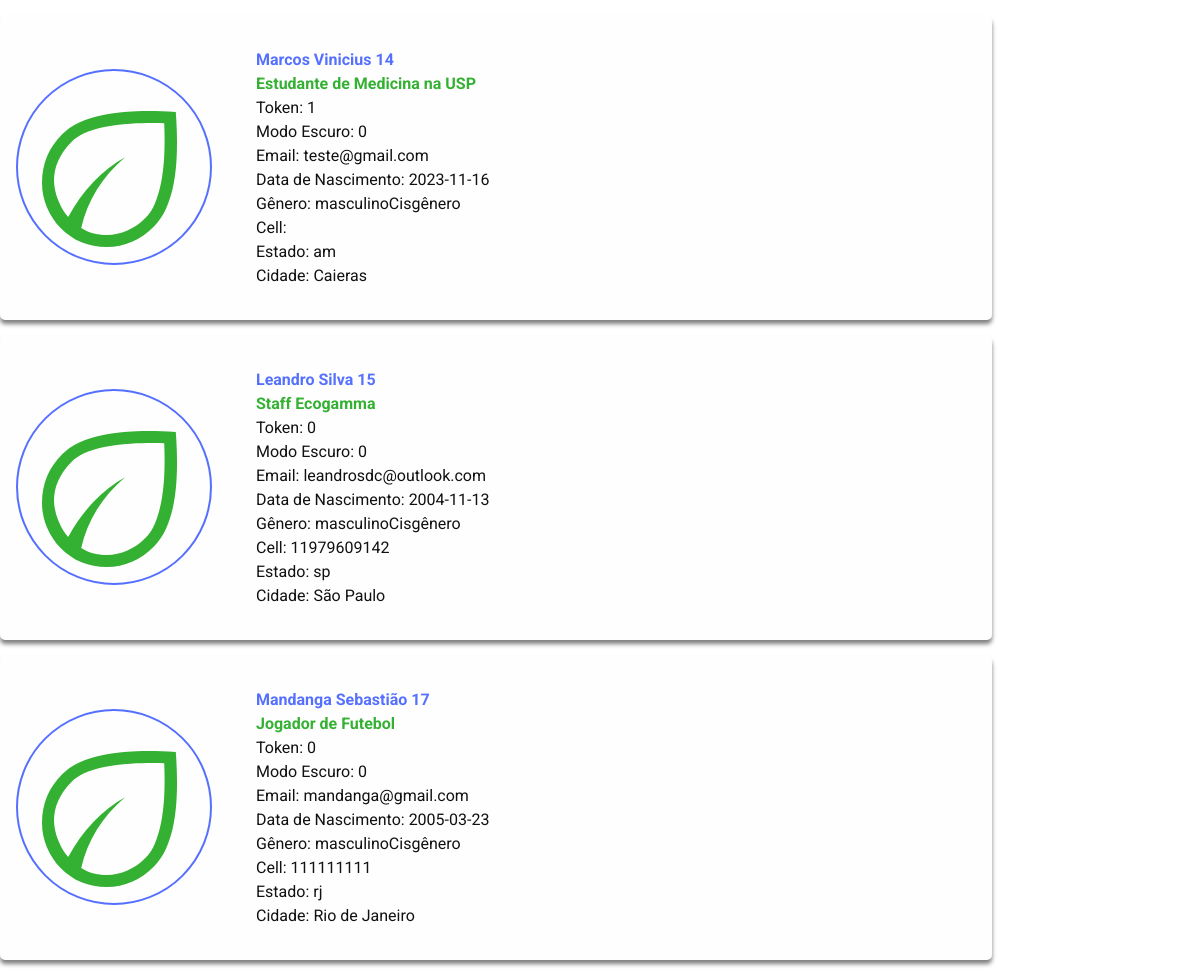
The app's page /estrutura/listaUsuarios.php (signed in) with its own data.
### tables this page shows
CREATE TABLE IF NOT EXISTS `usuarios` (
  `id` int(11) NOT NULL AUTO_INCREMENT COMMENT 'id de cada um dos user',
  `token` tinyint(1) DEFAULT '0' COMMENT 'token de adm',
  `nome` varchar(80) NOT NULL COMMENT 'nome',
  `sobrenome` varchar(80) NOT NULL COMMENT 'sobrenome',
  `email` varchar(80) NOT NULL COMMENT 'email do usuário',
  `senha` varchar(45) NOT NULL COMMENT 'senha',
  `senhaC` varchar(45) NOT NULL COMMENT 'senha confirmada',
  `dataN` date NOT NULL COMMENT 'data de nascimento',
  `genero` varchar(30) NOT NULL COMMENT 'gênero do usuário\r\n(a gente tem lgbtqi+)',
  `numero` varchar(22) NOT NULL,
  `estado` varchar(60) NOT NULL,
  `cidade` varchar(80) NOT NULL COMMENT 'cidade',
  `profissao` varchar(120) NOT NULL COMMENT 'profissão/area de atuação',
  `mdEscuro` tinyint(4) NOT NULL DEFAULT '0',
  `foto` varchar(255) NOT NULL,
  `descricao` varchar(255) NOT NULL COMMENT 'Descricao que aparece no perfil do usuário',
  `amigos` int(20) NOT NULL DEFAULT '0',
  PRIMARY KEY (`id`)
);

### estrutura/listaUsuarios.php (the view, shortened to what this page needs)
<!DOCTYPE html>
<html lang="pt-br">
<head>
    <?php include './base/linksGlobais.php' ?>
</head>
<body>
    <?php
    include './administracao/conexao.php';
    $fazLista = "SELECT id, token, nome, sobrenome, email, dataN, genero, numero, estado, cidade, profissao, mdEscuro,
    foto, descricao, amigos FROM usuarios";
    $resultadoSelectLista = mysqli_query($conn, $fazLista);
    if (mysqli_num_rows($resultadoSelectLista) > 0) {
        while ($row = mysqli_fetch_assoc($resultadoSelectLista)) {
            $idL = $row["id"];
            $tokenL = $row["token"];
            $nomeL = $row["nome"];
            $sobrenomeL = $row["sobrenome"];
            $emailL = $row["email"];
            $dataNL = $row["dataN"];
            $generoL = $row["genero"];
            $numeroL = $row["numero"];
            $estadoL = $row["estado"];
            $cidadeL = $row["cidade"];
            $fotoL = $row["foto"];
            $profissaoL = $row["profissao"];
            $mdEscuroL = $row["mdEscuro"];
            echo "<section class='container__post'>
             <div class='container__post__perfil'>
                 <div class='container__post__perfil__foto'>
                     <img src='../imagens/" . $fotoL . "' alt='Imagem do Perfil'>
                 </div>
                 <div class='container__post__perfil__dados'>
                     <p class='container__post__perfil__dados__nome nome__perfil'>" . $nomeL . " " . $sobrenomeL . " " . $idL . "</p>
                     <p class='container__post__perfil__dados__cargo cargo__perfil'>" . $profissaoL . "</p>
                     <p>Token: " . $tokenL . "</p>
                     <p>Modo Escuro: " . $mdEscuroL . "</p>
                     <p>Email: " . $emailL . "</p>
                     <p>Data de Nascimento: " . $dataNL . "</p>
                     <p>Gênero: " . $generoL . "</p>
                     <p>Cell: " . $numeroL . "</p>
                     <p>Estado: " . $estadoL . "</p>
                     <p>Cidade: " . $cidadeL . "</p>
                 </div>
             </div>
         </section>";
        }
    } else {
        echo "0 results";
    }
    ?>
</body>
</html>

### estrutura/base/linksGlobais.php (shortened to what this page needs)
<link rel="stylesheet" href="../estilos/css/reset.css">
<link rel="stylesheet" href="../estilos/css/styles.css">

### estilos/css/styles.css (style rules this page uses)
html { font-family: "Roboto"; }
p { line-height: 1.5rem; text-align: justify; color: #111111; }
.nome__perfil { color: #5570FF; font-weight: 700; }
.cargo__perfil { color: #34B132; font-weight: 700; }
.container__post, .container__post--perfil { display: flex; flex-direction: column; box-shadow: 0px 4px 4px rgba(0, 0, 0, 0.5); border-radius: 5px; padding: 1rem; width: 80vw; margin: 1rem 0rem; }
.container__post .container__post__perfil, .container__post--perfil .container__post__perfil { display: flex; align-items: center; justify-content: space-between; margin: 1rem 0rem; }
.container__post .container__post__perfil .container__post__perfil__foto, .container__post--perfil .container__post__perfil .container__post__perfil__foto { width: 20%; }
.container__post .container__post__perfil .container__post__perfil__foto img, .container__post--perfil .container__post__perfil .container__post__perfil__foto img { width: 100%; border-radius: 50%; border: 2px solid #5570FF; }
.container__post .container__post__perfil .container__post__perfil__dados, .container__post--perfil .container__post__perfil .container__post__perfil__dados { width: 60%; margin-right: 15%; }
.container__post .container__post__perfil .container__post__perfil__dados p, .container__post--perfil .container__post__perfil .container__post__perfil__dados p { text-align: left; }
.container__post { background-color: #fefefe; }

### records on screen
usuarios: foto (placeholder picture), nome "Marcos", sobrenome "Vinicius", id "14", profissao "Estudante de Medicina na USP", token "1", mdEscuro "0", email "teste@gmail.com", dataN "2023-11-16", genero "masculinoCisgênero", estado "am", cidade "Caieras"
usuarios: foto (placeholder picture), nome "Leandro", sobrenome "Silva", id "15", profissao "Staff Ecogamma", token "0", mdEscuro "0", email "leandrosdc@outlook.com", dataN "2004-11-13", genero "masculinoCisgênero", numero "11979609142", estado "sp", cidade "São Paulo"
usuarios: foto (placeholder picture), nome "Mandanga", sobrenome "Sebastião", id "17", profissao "Jogador de Futebol", token "0", mdEscuro "0", email "mandanga@gmail.com", dataN "2005-03-23", genero "masculinoCisgênero", numero "111111111", estado "rj", cidade "Rio de Janeiro"
